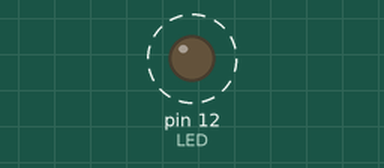
Simulated run of this sketch. Board: Arduino Uno, built with avr-gcc and run on an emulated ATmega328P. Shown: output pins drawn as LEDs (lit = HIGH). Dashed ring = blinking.

Above: at 0.5 s.
Timing chart, 0 to 4.6 s (numbered marks = the images above):
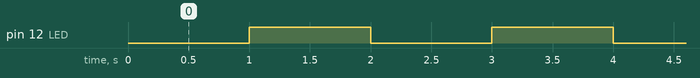

The sketch:

lostInSpace_2.ino
```cpp
// Code written by Alexander Eschenauer for the 30 Day Adventure Kit
// Learn more at https://inventr.io/adventure

int answer = 42; // just to keep it in mind
int LED = 12; // The HERO Board Pin that the LED is wired to

// the setup function runs once when you press reset or power the board
void setup() {
  // initialize digital pin LED_BUILTIN as an output.
  pinMode(LED, OUTPUT);
  digitalWrite(LED, HIGH); // 5V
}

// the loop function runs over and over again forever
void loop() {
  digitalWrite(LED, LOW);
  delay(1000);
  digitalWrite(LED, HIGH);
  delay(1000);
}
```

Measured:
- by itself, pin 12 (LED): alternates HIGH for 1.0 s and LOW for 1.0 s
